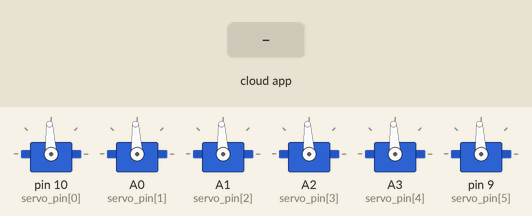
A sketch run on a simulated Arduino Uno, built with avr-gcc and run on an emulated ATmega328P. Shown: 6 × servo. The test bench sets the inputs (shaded band). The ROS host is connected and sends only what is stated.

Above: at 1.2 s.
1.3 s: the phone or cloud app sets joint1_value to -100
At 4.1 s:
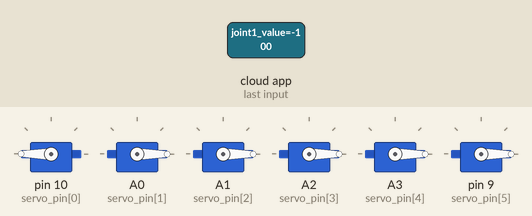
4.3 s: the phone or cloud app sets joint2_value to -100
At 5.97 s:
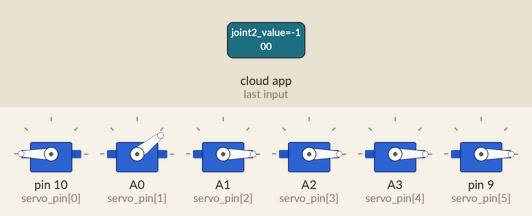
7.3 s: the phone or cloud app sets joint3_value to -100
At 8.72 s:
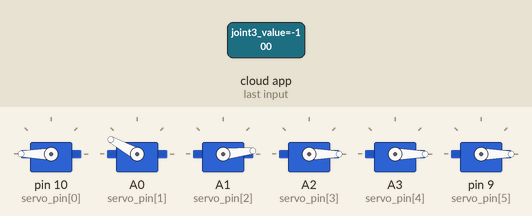
10.3 s: the phone or cloud app sets joint4_value to -100
At 11.71 s:
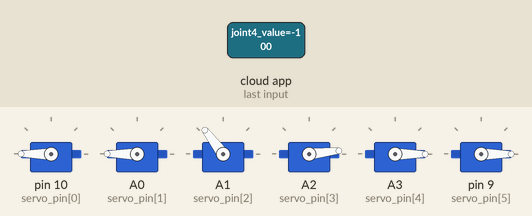
13.3 s: the phone or cloud app sets joint5_value to -100
At 14.72 s:
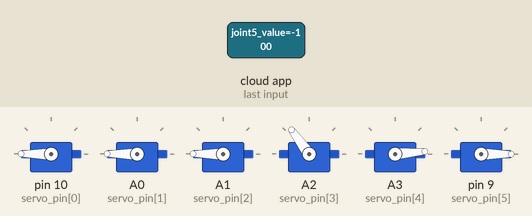
16.3 s: the phone or cloud app sets joint6_value to -100
At 17.61 s:
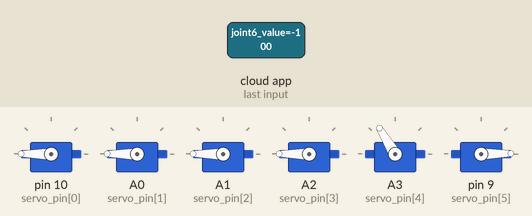
Timing chart, 0 to 22.1 s (numbered marks = the images above; inputs shaded):
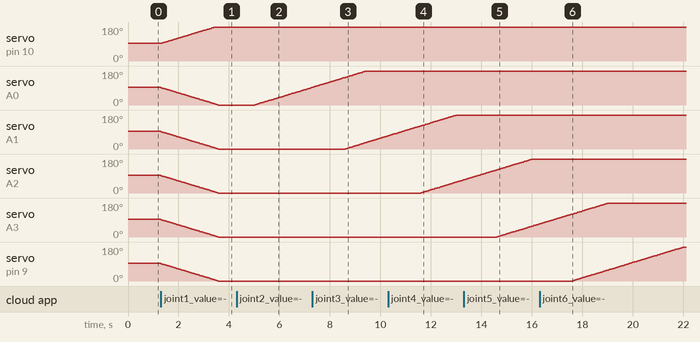

The sketch:

auto_arm_control.ino
```cpp
#include <ros.h>
#include <std_msgs/Int16.h>
#include <std_msgs/Float64.h>
#include <ArduinoHardware.h>
#include <Servo.h>

#define USE_USBCON
#define SERVO_NUM 6
#define init 1500
#define  SERVO_TIME_PERIOD  20    //每隔20ms处理一次（累加）舵机的PWM增量

Servo myservo[SERVO_NUM];
const byte servo_pin[SERVO_NUM] = {10, A0, A1, A2, A3,9};
float jointval[SERVO_NUM] = {0.0, 0.0, 0.0, 0.0, 0.0,0.0};
//float buf[SERVO_NUM] = {0.0, 0.0, 0.0, 0.0, 0.0};
bool check = false;//check为true才表示订阅到消息

typedef struct {                  //舵机结构体变量声明
    unsigned int aim = 1500;      //舵机目标值
    float cur = 1500.0;           //舵机当前值
    float inc= 8.48;           //舵机值增量，以20ms为周期
}duoji_struct;

duoji_struct servo_do[SERVO_NUM];           //用结构体变量声明一个舵机变量组

ros::NodeHandle nh;

void joint1_callback(const std_msgs::Float64& msg){
  jointval[0] = msg.data;
  //buf[0] = jointval[0];
  //myservo[0].writeMicroseconds((int)jointval[0]);
  check = true;
}

void joint2_callback(const std_msgs::Float64& msg){
  jointval[1] = msg.data;
  //buf[1] = jointval[1];
  //myservo[1].writeMicroseconds((int)jointval[1]);
}

void joint3_callback(const std_msgs::Float64& msg){
  jointval[2] = msg.data;
  //buf[2] = jointval[2];
  //myservo[2].writeMicroseconds((int)jointval[2]);
}

void joint4_callback(const std_msgs::Float64& msg){
  jointval[3] = msg.data;
  //buf[3] = jointval[3];
  //myservo[3].writeMicroseconds((int)jointval[3]);
}

void joint5_callback(const std_msgs::Float64& msg){
  jointval[4] = msg.data;
  //buf[4] = jointval[4];
  //myservo[4].writeMicroseconds((int)jointval[4]);
}

void joint6_callback(const std_msgs::Float64& msg){
  jointval[5] = msg.data;
  //buf[5] = jointval[5];
  //myservo[5].writeMicroseconds((int)jointval[5]);
}


ros::Subscriber<std_msgs::Float64> sub1("joint1_value", joint1_callback);
ros::Subscriber<std_msgs::Float64> sub2("joint2_value", joint2_callback);
ros::Subscriber<std_msgs::Float64> sub3("joint3_value", joint3_callback);
ros::Subscriber<std_msgs::Float64> sub4("joint4_value", joint4_callback);
ros::Subscriber<std_msgs::Float64> sub5("joint5_value", joint5_callback);
ros::Subscriber<std_msgs::Float64> sub6("joint6_value", joint6_callback);
void AttachServosAndInit()
{
  for (byte i = 0; i < SERVO_NUM; i++){
    myservo[i].attach(servo_pin[i]);
    myservo[i].writeMicroseconds(init);
  }
}

void subscribeToAll()
{
  nh.subscribe(sub1);
  nh.subscribe(sub2);
  nh.subscribe(sub3);
  nh.subscribe(sub4);
  nh.subscribe(sub5);
  nh.subscribe(sub6);
}

/*
时间处理函数，第一个参数是上一次处理时间点， 第二个参数是处理时间间隔，
到达时间间隔返回0，否则返回1
*/
bool handleTimePeriod( unsigned long *ptr_time, unsigned int time_period) {
  if((millis() - *ptr_time) < time_period) {//millis()返回Arduino开始运行当前程序以来经历的毫秒数
      return 1;
  } else{
       *ptr_time = millis();
       return 0;
  }
}

//解析订阅得到的PWM
void analyJoint()
{
  for (byte i = 0; i < SERVO_NUM; i++)
    servo_do[i].aim = (int)jointval[i];
}

//舵机PWM增量处理函数，每隔SERVO_TIME_PERIOD毫秒处理一次，这样就实现了舵机的连续控制
void handleServo()
{
  static unsigned long systick_ms_bak = 0;
  if(handleTimePeriod(&systick_ms_bak, SERVO_TIME_PERIOD))return;  //20ms处理一次，不到20ms则返回不处理
  for(byte i = 0; i < SERVO_NUM; i++) {
    if(abs( servo_do[i].aim - servo_do[i].cur) <= abs (servo_do[i].inc) ) {//这里就体现了这个程序的精度，SERVO_TIME_PERIOD越小精度越高
       myservo[i].writeMicroseconds(servo_do[i].aim);
    } else {
      if (servo_do[i].aim < servo_do[i].cur )
        servo_do[i].cur -= servo_do[i].inc;
      else
        servo_do[i].cur += servo_do[i].inc;
      myservo[i].writeMicroseconds((int)servo_do[i].cur);
    }
  }
}

void setup(){
  nh.initNode();
  subscribeToAll();
  AttachServosAndInit();

}

void loop(){
  nh.spinOnce();
  analyJoint();
  if (check){//保证起始状态为中间位置
    handleServo();
  }
}
```

Measured:
- after the input at 1.3 s, servo on pin 10 (servo_pin[0]): moves from 93° to 180° over 2.1 s, starting at once; servo on A0 (servo_pin[1]), servo on A1 (servo_pin[2]), servo on A2 (servo_pin[3]), servo on A3 (servo_pin[4]), servo on pin 9 (servo_pin[5]): moves from 93° to 0° over 2.3 s, starting at once
- after the input at 4.3 s, servo on A0 (servo_pin[1]): moves from 0° to 93° over 2.3 s, starting after 0.72 s
- after the input at 7.3 s, servo on A1 (servo_pin[2]): moves from 0° to 70° over 1.7 s, starting after 1.3 s
- after the input at 10.3 s, servo on A2 (servo_pin[3]): moves from 0° to 69° over 1.7 s, starting after 1.3 s
- after the input at 13.3 s, servo on A3 (servo_pin[4]): moves from 0° to 69° over 1.7 s, starting after 1.3 s
- after the input at 16.3 s, servo on pin 9 (servo_pin[5]): moves from 0° to 180° over 4.4 s, starting after 1.3 s
